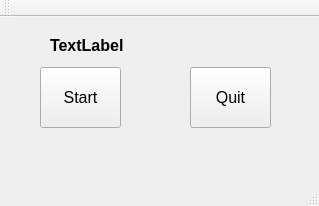
<?xml version="1.0" encoding="UTF-8"?>
<ui version="4.0">
 <class>MainWindow</class>
 <widget class="QMainWindow" name="MainWindow">
  <property name="geometry">
   <rect>
    <x>0</x>
    <y>0</y>
    <width>319</width>
    <height>206</height>
   </rect>
  </property>
  <property name="windowTitle">
   <string>MainWindow</string>
  </property>
  <widget class="QWidget" name="centralWidget">
   <widget class="QPushButton" name="quitButton">
    <property name="geometry">
     <rect>
      <x>190</x>
      <y>50</y>
      <width>81</width>
      <height>61</height>
     </rect>
    </property>
    <property name="font">
     <font>
      <pointsize>12</pointsize>
     </font>
    </property>
    <property name="text">
     <string>Quit</string>
    </property>
   </widget>
   <widget class="QPushButton" name="blinkButton">
    <property name="geometry">
     <rect>
      <x>40</x>
      <y>50</y>
      <width>81</width>
      <height>61</height>
     </rect>
    </property>
    <property name="font">
     <font>
      <pointsize>12</pointsize>
     </font>
    </property>
    <property name="text">
     <string>Start</string>
    </property>
   </widget>
   <widget class="QLabel" name="status">
    <property name="geometry">
     <rect>
      <x>50</x>
      <y>20</y>
      <width>230</width>
      <height>17</height>
     </rect>
    </property>
    <property name="font">
     <font>
      <pointsize>12</pointsize>
      <weight>75</weight>
      <bold>true</bold>
     </font>
    </property>
    <property name="text">
     <string>TextLabel</string>
    </property>
   </widget>
  </widget>
  <widget class="QMenuBar" name="menuBar">
   <property name="geometry">
    <rect>
     <x>0</x>
     <y>0</y>
     <width>319</width>
     <height>22</height>
    </rect>
   </property>
  </widget>
  <widget class="QToolBar" name="mainToolBar">
   <attribute name="toolBarArea">
    <enum>TopToolBarArea</enum>
   </attribute>
   <attribute name="toolBarBreak">
    <bool>false</bool>
   </attribute>
  </widget>
  <widget class="QStatusBar" name="statusBar"/>
 </widget>
 <layoutdefault spacing="6" margin="11"/>
 <resources/>
 <connections>
  <connection>
   <sender>quitButton</sender>
   <signal>clicked()</signal>
   <receiver>MainWindow</receiver>
   <slot>close()</slot>
   <hints>
    <hint type="sourcelabel">
     <x>297</x>
     <y>129</y>
    </hint>
    <hint type="destinationlabel">
     <x>291</x>
     <y>205</y>
    </hint>
   </hints>
  </connection>
 </connections>
</ui>
